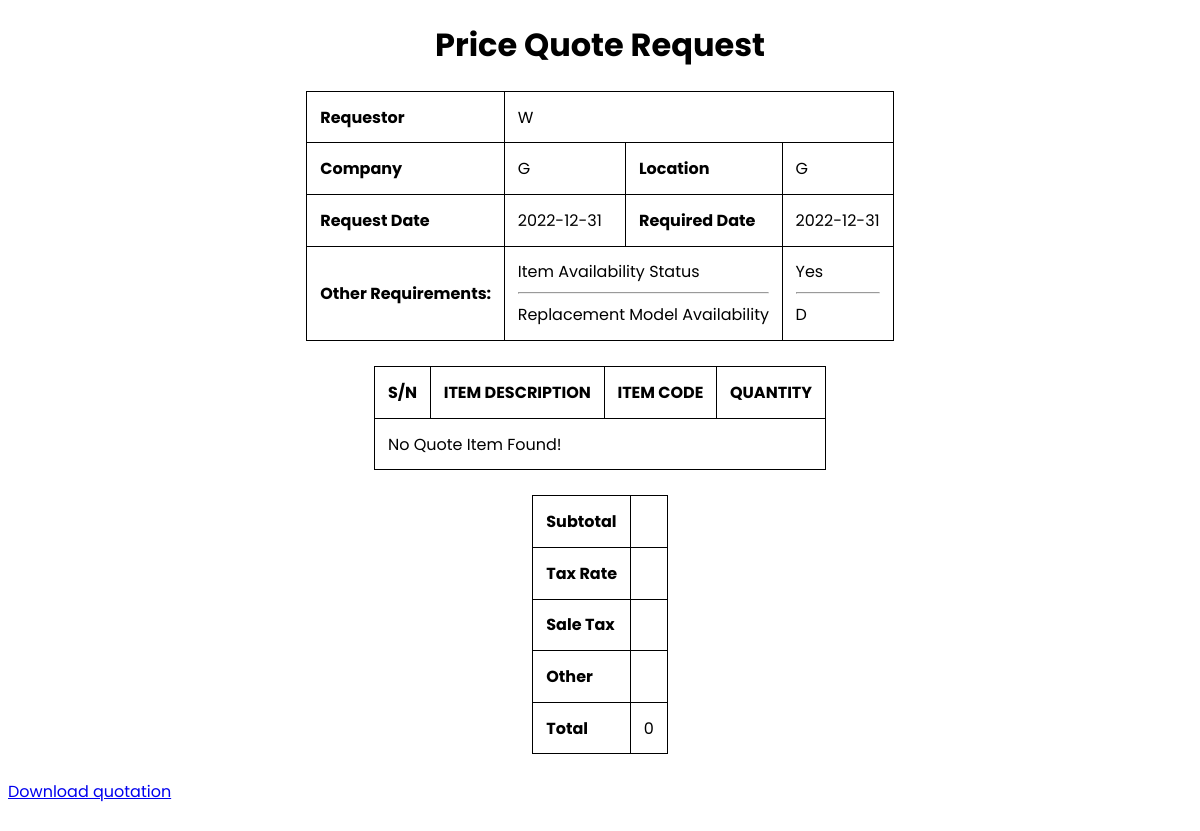
/view-quotation.php?ref=914657247, run on the app's committed database.
### tables this page shows
CREATE TABLE `quotes` (
  `id` int(11) NOT NULL,
  `requestor` text NOT NULL,
  `company` text NOT NULL,
  `location` text NOT NULL,
  `request_date` date NOT NULL,
  `required_date` date NOT NULL,
  `item_status` text NOT NULL,
  `model_availability` text NOT NULL,
  `ref_no` int(11) NOT NULL,
  `date_added` timestamp NOT NULL DEFAULT current_timestamp()
);

### view-quotation.php (the view, shortened to what this page needs)
<?php
include_once 'connection/config.php';
function test_input($text){
  $text = trim($text);
   $text = strip_tags($text);
  $text = stripslashes($text);
   return $text;
 }
 if (isset($_GET['ref'])) {
  $ref_no = test_input($_GET['ref']);
 }
 $stmt = $conn->prepare("SELECT requestor, company, location, request_date, required_date, item_status, model_availability FROM quotes WHERE ref_no = ?");
 $stmt->bind_param("s", $ref_no);
 $stmt->execute();
 $stmt->store_result();
 $stmt->bind_result($requestor, $company, $location, $request_date, $required_date, $item_status, $model_availability);
?>
<!DOCTYPE html>
<html lang="en">
<head>
  <link rel="stylesheet" href="css/style.css" />
</head>
<body>
  <h1>Price Quote Request</h1>
  <table class="tableOne">
    <tr>
      <th>Requestor</th>
      <td colspan="3"><?php echo $requestor; ?></td>
    </tr>
    <tr class="tableRow1">
      <th>Company</th>
      <td><?php echo $company; ?></td>
      <th>Location</th>
      <td><?php echo $location; ?></td>
    </tr>
    <tr>
      <th>Request Date</th>
      <td><?php echo $request_date; ?></td>
      <th>Required date</th>
      <td><?php echo $required_date; ?></td>
    </tr>
    <tr>
      <th>Other requirements:</th>
      <td colspan="2">item availability status
        <hr>replacement model availability</td>
      <td><?php echo $item_status; ?>
        <hr><?php echo $model_availability; ?></td>
    </tr>
  </table>
  <br />
  <table class="tableTwo" id="quoteTable">
    <thead>
      <tr>
        <th>S/N</th>
        <th class="itemDes">ITEM DESCRIPTION</th>
        <th>ITEM CODE</th>
        <th>QUANTITY</th>
      </tr>
    </thead>
    <tbody id="tableBody">
      <?php
    $stmt = $conn->prepare("SELECT description, code, quantity FROM quote_items WHERE ref_no = ?");
 $stmt->bind_param("s", $ref_no);
 $stmt->execute();
 $stmt->store_result();
 $stmt->bind_result($description, $code, $quantity);
 $total = 0;
 if($stmt->num_rows > 0 ) {
  $sn = 0;
while($stmt->fetch()){
  $sn++;
  $total += $quantity;
echo "<tr>
<td>".$sn."</td>
<td>".$description."</td>
<td>".$code."</td>
<td>".$quantity."</td>
</tr>";
  }}else{
    echo '<tr>
<td colspan="4">No quote item found!</td>';
  }
  ?>
    </tbody>
  </table>
  <br/>
  <table class="tableThree">
    <tr class="quoteEnd">
      <th>Subtotal</th>
      <td></td>
    </tr>
    <tr class="quoteEnd">
      <th>Tax Rate</th>
      <td></td>
    </tr>
    <tr class="quoteEnd">
      <th>Sale Tax</th>
      <td></td>
    </tr>
    <tr class="quoteEnd">
      <th>Other</th>
      <td></td>
    </tr>
    <tr class="quoteEnd">
      <th>Total</th>
      <td><?php echo $total; ?></td>
    </tr>
  </table>
<br/>
<a href="download-quotation/<?php echo $ref_no; ?>">Download quotation</a><br/>
<br/>
</body>
</html>

### css/style.css (style rules this page uses)
body { font-family: "Poppins", sans-serif; background-image: url("../css/images/2.jpg"); }
h1 { text-align: center; }
table { border-collapse: collapse; margin: 0 auto; }
th, td { border: 1px solid black; text-transform: capitalize; }
th, td { padding: 0.8em; text-align: left; }

### data on the page
quotes: requestor "W", company "G", location "G", request_date "2022-12-31", required_date "2022-12-31", item_status "Yes", model_availability "D"

### other printed values
$total "0"
